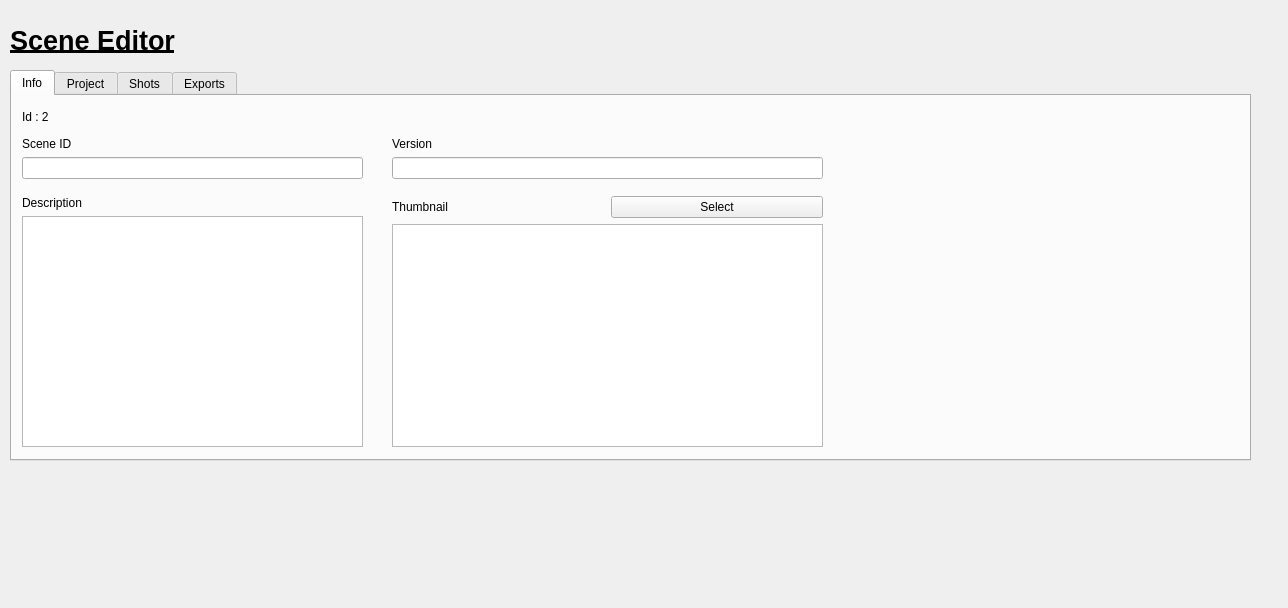
<?xml version="1.0" encoding="UTF-8"?>
<ui version="4.0">
 <class>Form</class>
 <widget class="QWidget" name="Form">
  <property name="geometry">
   <rect>
    <x>0</x>
    <y>0</y>
    <width>1288</width>
    <height>608</height>
   </rect>
  </property>
  <property name="windowTitle">
   <string>Form</string>
  </property>
  <widget class="QTabWidget" name="tabWidgetInfo">
   <property name="geometry">
    <rect>
     <x>10</x>
     <y>70</y>
     <width>1241</width>
     <height>391</height>
    </rect>
   </property>
   <property name="currentIndex">
    <number>0</number>
   </property>
   <widget class="QWidget" name="tab_4">
    <attribute name="title">
     <string>Info</string>
    </attribute>
    <widget class="QWidget" name="layoutWidget">
     <property name="geometry">
      <rect>
       <x>10</x>
       <y>40</y>
       <width>341</width>
       <height>43</height>
      </rect>
     </property>
     <layout class="QVBoxLayout" name="verticalLayout_8">
      <item>
       <widget class="QLabel" name="label_5">
        <property name="text">
         <string>Scene ID</string>
        </property>
       </widget>
      </item>
      <item>
       <widget class="QLineEdit" name="lineEditGroupName"/>
      </item>
     </layout>
    </widget>
    <widget class="QWidget" name="layoutWidget_2">
     <property name="geometry">
      <rect>
       <x>10</x>
       <y>100</y>
       <width>341</width>
       <height>251</height>
      </rect>
     </property>
     <layout class="QVBoxLayout" name="verticalLayout_2">
      <item>
       <widget class="QLabel" name="label_8">
        <property name="text">
         <string>Description</string>
        </property>
       </widget>
      </item>
      <item>
       <widget class="QTextEdit" name="textEditDescription"/>
      </item>
     </layout>
    </widget>
    <widget class="QLabel" name="label_idText">
     <property name="geometry">
      <rect>
       <x>10</x>
       <y>10</y>
       <width>339</width>
       <height>21</height>
      </rect>
     </property>
     <property name="text">
      <string>Id : 2</string>
     </property>
    </widget>
    <widget class="QWidget" name="layoutWidget_3">
     <property name="geometry">
      <rect>
       <x>380</x>
       <y>100</y>
       <width>431</width>
       <height>251</height>
      </rect>
     </property>
     <layout class="QGridLayout" name="gridLayout_2">
      <item row="0" column="0">
       <layout class="QHBoxLayout" name="horizontalLayout">
        <item>
         <widget class="QLabel" name="label_9">
          <property name="text">
           <string>Thumbnail</string>
          </property>
         </widget>
        </item>
        <item>
         <widget class="QPushButton" name="pushButtonSelectThumbnail">
          <property name="text">
           <string>Select</string>
          </property>
         </widget>
        </item>
       </layout>
      </item>
      <item row="1" column="0">
       <widget class="QGraphicsView" name="graphicsViewIcon"/>
      </item>
     </layout>
    </widget>
    <widget class="QWidget" name="layoutWidget_7">
     <property name="geometry">
      <rect>
       <x>380</x>
       <y>40</y>
       <width>431</width>
       <height>43</height>
      </rect>
     </property>
     <layout class="QVBoxLayout" name="verticalLayout_9">
      <item>
       <widget class="QLabel" name="label_11">
        <property name="text">
         <string>Version</string>
        </property>
       </widget>
      </item>
      <item>
       <widget class="QLineEdit" name="lineEditGroupName_2"/>
      </item>
     </layout>
    </widget>
   </widget>
   <widget class="QWidget" name="tab_2">
    <attribute name="title">
     <string>Project</string>
    </attribute>
    <widget class="QWidget" name="layoutWidget_4">
     <property name="geometry">
      <rect>
       <x>10</x>
       <y>30</y>
       <width>1185</width>
       <height>196</height>
      </rect>
     </property>
     <layout class="QVBoxLayout" name="verticalLayout_4">
      <item>
       <layout class="QHBoxLayout" name="horizontalLayout_3">
        <item>
         <widget class="QLabel" name="label_6">
          <property name="text">
           <string>Project</string>
          </property>
         </widget>
        </item>
        <item>
         <widget class="QPushButton" name="pushButtonUserAdd">
          <property name="text">
           <string>Open</string>
          </property>
         </widget>
        </item>
       </layout>
      </item>
      <item>
       <widget class="QTableView" name="tableViewUsers_2"/>
      </item>
     </layout>
    </widget>
   </widget>
   <widget class="QWidget" name="tab_3">
    <attribute name="title">
     <string>Shots</string>
    </attribute>
    <widget class="QWidget" name="layoutWidget_5">
     <property name="geometry">
      <rect>
       <x>10</x>
       <y>30</y>
       <width>1185</width>
       <height>257</height>
      </rect>
     </property>
     <layout class="QVBoxLayout" name="verticalLayout_5">
      <item>
       <layout class="QHBoxLayout" name="horizontalLayout_4">
        <item>
         <widget class="QLabel" name="label_7">
          <property name="text">
           <string>Shots</string>
          </property>
         </widget>
        </item>
        <item>
         <widget class="QPushButton" name="pushButtonClientsAdd">
          <property name="text">
           <string>+</string>
          </property>
         </widget>
        </item>
        <item>
         <widget class="QPushButton" name="pushButtonClientsMinus">
          <property name="text">
           <string>-</string>
          </property>
         </widget>
        </item>
       </layout>
      </item>
      <item>
       <widget class="QTableView" name="tableViewClients"/>
      </item>
     </layout>
    </widget>
   </widget>
   <widget class="QWidget" name="tab">
    <attribute name="title">
     <string>Exports</string>
    </attribute>
    <widget class="QWidget" name="layoutWidget_6">
     <property name="geometry">
      <rect>
       <x>10</x>
       <y>30</y>
       <width>1185</width>
       <height>257</height>
      </rect>
     </property>
     <layout class="QVBoxLayout" name="verticalLayout_6">
      <item>
       <layout class="QHBoxLayout" name="horizontalLayout_5">
        <item>
         <widget class="QLabel" name="label_10">
          <property name="text">
           <string>Exports</string>
          </property>
         </widget>
        </item>
        <item>
         <widget class="QPushButton" name="pushButtonClientsAdd_2">
          <property name="text">
           <string>+</string>
          </property>
         </widget>
        </item>
        <item>
         <widget class="QPushButton" name="pushButtonClientsMinus_2">
          <property name="text">
           <string>-</string>
          </property>
         </widget>
        </item>
       </layout>
      </item>
      <item>
       <widget class="QTableView" name="tableViewClients_2"/>
      </item>
     </layout>
    </widget>
   </widget>
  </widget>
  <widget class="QLabel" name="label">
   <property name="geometry">
    <rect>
     <x>10</x>
     <y>10</y>
     <width>1187</width>
     <height>61</height>
    </rect>
   </property>
   <property name="font">
    <font>
     <pointsize>20</pointsize>
     <weight>75</weight>
     <bold>true</bold>
     <underline>true</underline>
    </font>
   </property>
   <property name="text">
    <string>Scene Editor</string>
   </property>
  </widget>
 </widget>
 <resources/>
 <connections/>
</ui>
